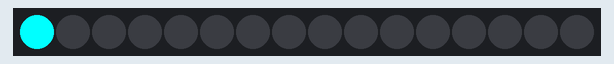
The program below on a simulated CircuitPython board. Parts: 16 RGB LEDs in strip order, left to right.

Above: at 0.01 s.
At 0.77 s:
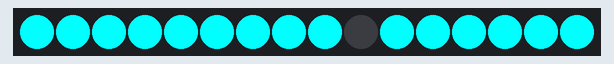
At 1.69 s:
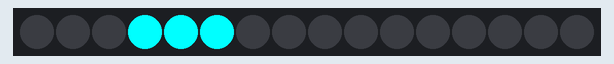
At 3.53 s:
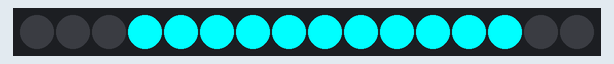
At 5.21 s:
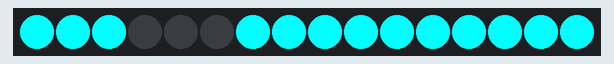
At 7.05 s:
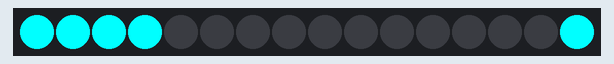

The program:

11.py
```python
import board, neopixel, time

NUM = 16
pixels = neopixel.NeoPixel(board.D18, NUM, auto_write=False)

center = 0

while True:
    for r in range(NUM//2):
        pixels.fill((0,0,0))

        for i in range(-r, r+1):
            pixels[(center + i) % NUM] = (0,255,255)

        pixels.show()
        time.sleep(0.05)

    center = (center + 1) % NUM
```

Measured:
- by itself, everything shown: repeats every 6.5 s, in 128 steps
